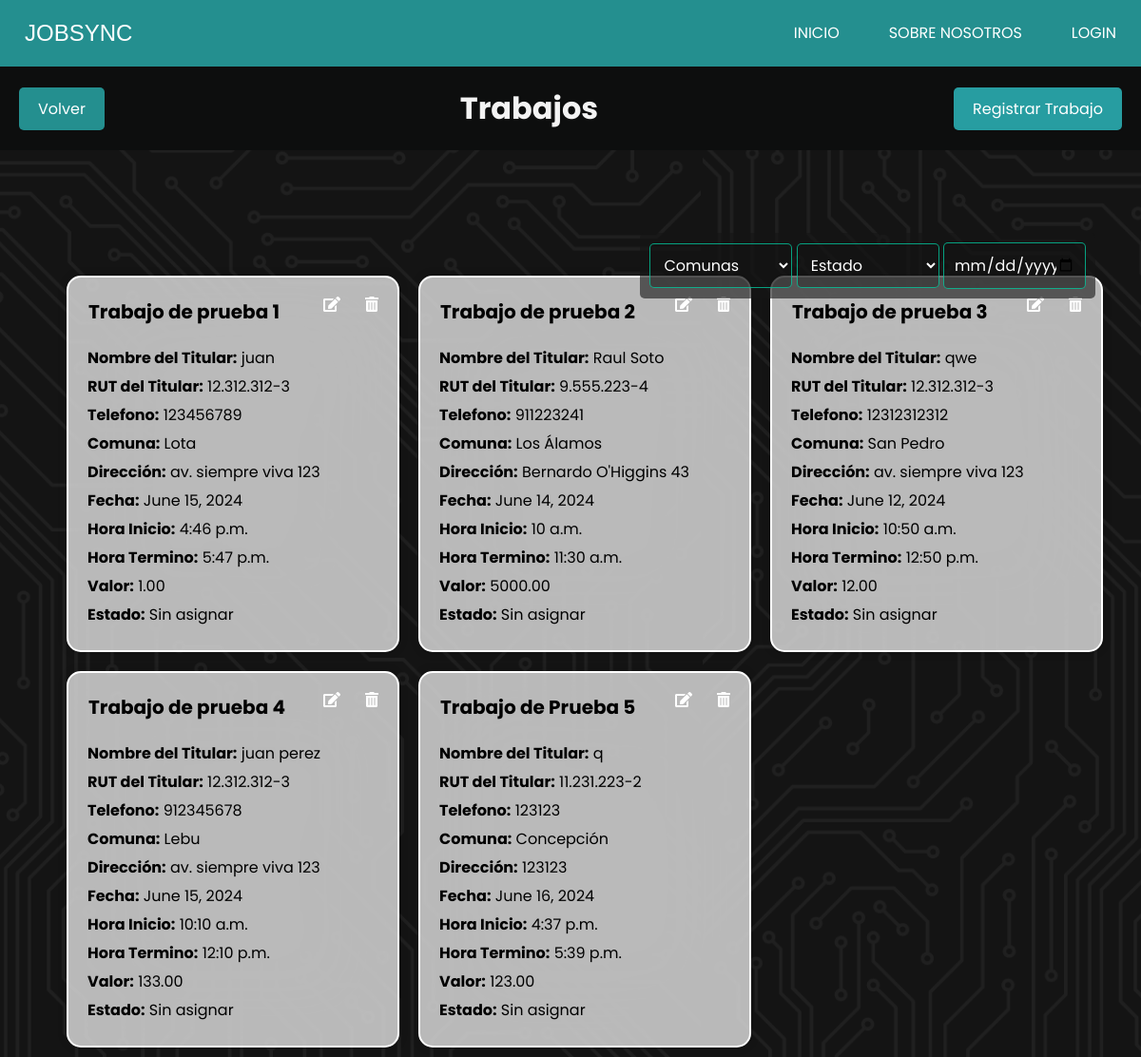
The app's page /trabajos/, older data.
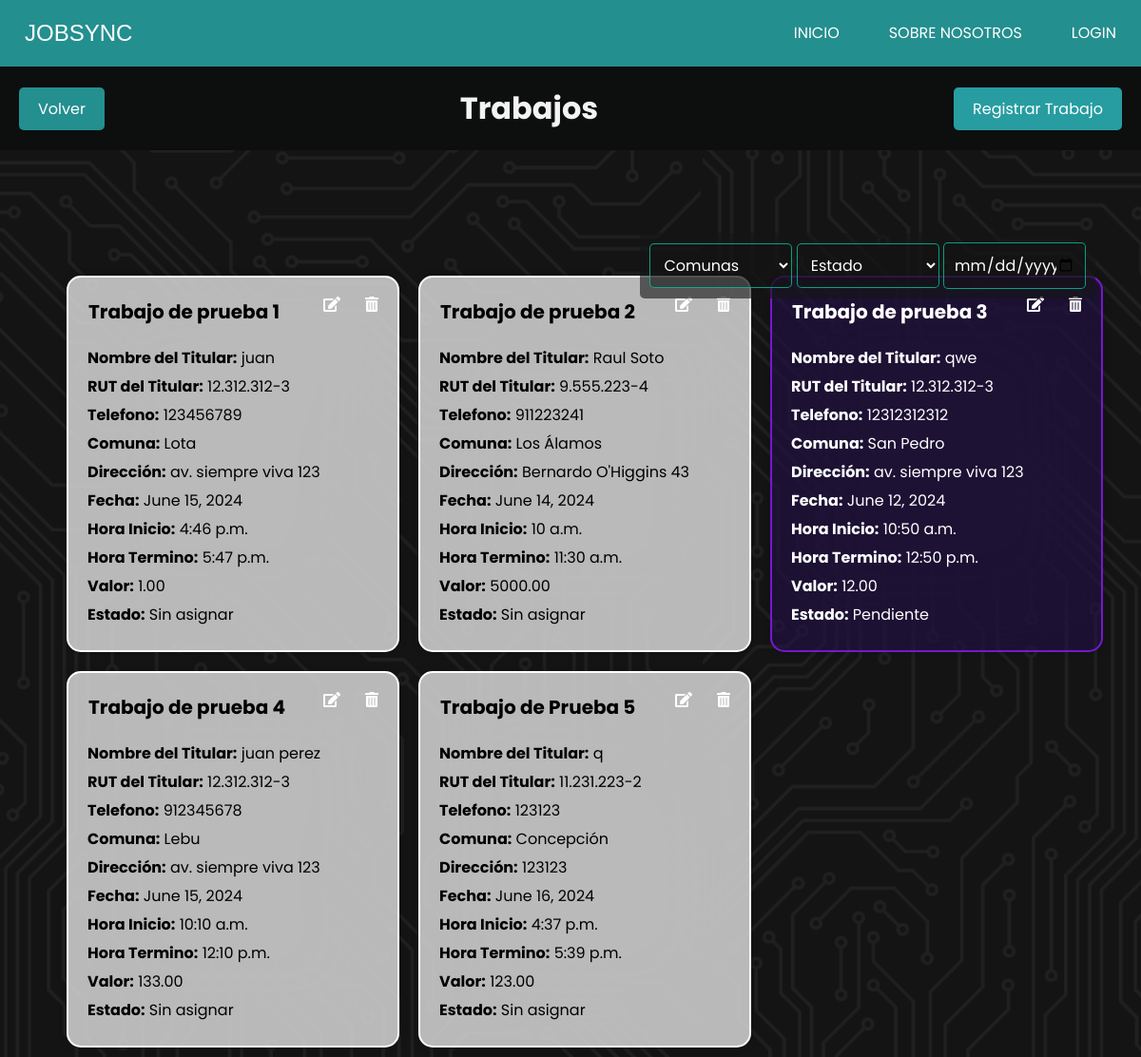
The same page, newer data.
### JobSyncApp/models.py (models this page shows, shortened)
class Trabajo(models.Model):
    colaborador = models.ForeignKey(CustomUser, on_delete=models.SET_NULL, null=True, blank=True)
    nombre_trabajo = models.CharField(max_length=100)
    nombre_titular = models.CharField(max_length=100)
    rut_titular = models.CharField(max_length=12)
    telefono = models.CharField(max_length=15, blank=True, null=True)  # Agregado para el titular, si es necesario
    comuna = models.ForeignKey(Comuna, on_delete=models.SET_NULL, null=True)
    direccion = models.CharField(max_length=255)
    fecha = models.DateField()
    hora_inicio = models.TimeField()
    hora_termino = models.TimeField()
    valor = models.DecimalField(max_digits=10, decimal_places=2)
    ESTADO_CHOICES = [
        ('sin_asignar', 'Sin asignar'),
        ('pendiente', 'Pendiente'),
        ('completado', 'Completado'),
        ('reagendado', 'Reagendado'),
        ('cancelado', 'Cancelado'),
    ]
    estado = models.CharField(max_length=20, choices=ESTADO_CHOICES, default='sin_asignar')
    PRIORIDAD_CHOICES = [
        ('normal', 'Normal'),
        ('alta', 'Alta'),
        ('urgente', 'Urgente'),
    ]
    prioridad = models.CharField(max_length=10, choices=PRIORIDAD_CHOICES, default='normal')
    reagendado_contador = models.PositiveIntegerField(default=0)

class Comuna(models.Model):
    nombre = models.CharField(max_length=100, unique=True)
    def __str__(self):
        return self.nombre

### JobSyncApp/views.py (the view)
# urls.py: path('trabajos/', views.trabajos, name='trabajos'),
def trabajos(request):
    comuna = Comuna.objects.all()
    trabajos = Trabajo.objects.all()  # Obtener todos los trabajos
    return render(request, 'admin/gestion_trabajos/trabajos/trabajos.html', {'trabajos': trabajos,'comuna':comuna})

### JobSyncApp/templates/admin/gestion_trabajos/trabajos/trabajos.html (shortened to what this page needs)
{% extends 'index.html' %}
{% load static %}
{% block extra_css %}
<link rel="stylesheet" href="{% static 'css/admin/trabajos.css' %}">
<link rel="stylesheet" href="https://cdnjs.cloudflare.com/ajax/libs/font-awesome/5.15.4/css/all.min.css">
{% endblock extra_css %}
{% block contenido %}
<div class="header">
    <a href="{% url 'index_trabajo' %}"  class="boton volver">Volver</a>
    <h1 id="titulo-trabajos">Trabajos</h1>
    <a href="{% url 'crear_trabajo' %}"  class="boton regresar">Registrar Trabajo</a>
</div>
<div class="filter-container">
    <select id="comuna-filter">
        <option value="">Comunas</option>
    </select>
    <select id="estado-filter">
        <option value="">Estado</option>
    </select>
    <input type="date" id="fecha-filter">
</div>
<div class="card-container">
    {% for trabajo in trabajos %}
    <div class="card {% if trabajo.estado == 'sin_asignar' %}
                        blanco
                    {% elif trabajo.estado == 'pendiente' %}
                        azul
                    {% elif trabajo.estado == 'completado' %}
                        verde
                    {% elif trabajo.estado == 'reagendado' and trabajo.reagendado_contador == 1 %}
                        amarillo
                    {% elif trabajo.estado == 'reagendado' and trabajo.reagendado_contador >= 2 %}
                        rojo
                    {% elif trabajo.estado == 'cancelado' %}
                        negro
                    {% endif %}" id="trabajo" data-comuna="{{ trabajo.comuna }}"  data-estado="{{ trabajo.estado }}"data-fecha="{{ trabajo.fecha|date:'Y-m-d' }}">
        <div class="botones">
            <button class="delete-btn" data-url="{% url 'eliminar_trabajo' trabajo.id %}"> <i class="fas fa-trash-alt"></i></button>
            <button class="edit-btn" data-url="{% url 'modificar_trabajo' trabajo.id %}"> <i class="fas fa-edit"></i></button>
            <h2> {{ trabajo.nombre_trabajo }}</h2>
        </div>
        <p><strong>Nombre del Titular:</strong> {{ trabajo.nombre_titular }}</p>
        <p><strong>RUT del Titular:</strong> {{ trabajo.rut_titular }}</p>
        <p><strong>Telefono:</strong> {{ trabajo.telefono }}</p>
        <p><strong>Comuna:</strong> {{ trabajo.comuna }}</p>
        <p><strong>Dirección:</strong> {{ trabajo.direccion }}</p>
        <p><strong>Fecha:</strong> {{ trabajo.fecha }}</p>
        <p><strong>Hora Inicio:</strong> {{ trabajo.hora_inicio }}</p>
        <p><strong>Hora Termino:</strong> {{ trabajo.hora_termino }}</p>
        <p><strong>Valor:</strong> {{ trabajo.valor }}</p>
        <p><strong>Estado:</strong> {{ trabajo.get_estado_display }}</p>
    </div>
    {% endfor %}
</div>
{% endblock %}

Row changes from the older to the newer data that the page shows:
changed Trabajo "Trabajo de prueba 3": estado "Sin asignar" → "Pendiente"
